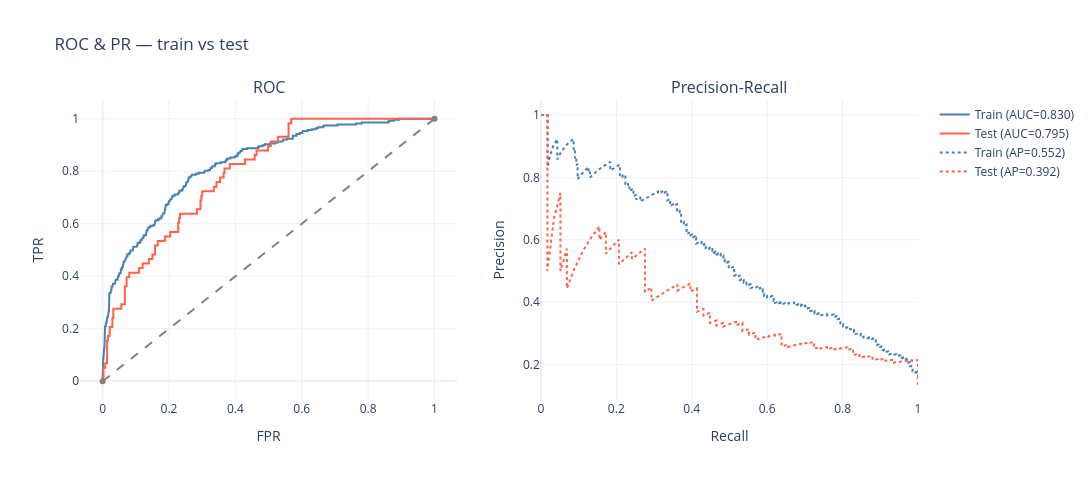

The notebook cell this image was saved under:
### Markdown cell above
## 2. ROC + Precision-Recall (train vs test)

### Code cell
fpr_dv, tpr_dv, _ = roc_curve(y_dev,  probs_dev)
fpr_te, tpr_te, _ = roc_curve(y_test, probs_test)
prec_dv, rec_dv, _ = precision_recall_curve(y_dev,  probs_dev)
prec_te, rec_te, _ = precision_recall_curve(y_test, probs_test)

fig2 = make_subplots(rows=1, cols=2, subplot_titles=('ROC', 'Precision-Recall'))
fig2.add_trace(go.Scatter(x=fpr_dv, y=tpr_dv, name=f'Train (AUC={auroc_dev:.3f})',
                          line=dict(color='steelblue')), row=1, col=1)
fig2.add_trace(go.Scatter(x=fpr_te, y=tpr_te, name=f'Test (AUC={auroc_test:.3f})',
                          line=dict(color='tomato')), row=1, col=1)
fig2.add_trace(go.Scatter(x=[0, 1], y=[0, 1], name='Random',
                          line=dict(dash='dash', color='gray'), showlegend=False), row=1, col=1)
fig2.add_trace(go.Scatter(x=rec_dv, y=prec_dv, name=f'Train (AP={auprc_dev:.3f})',
                          line=dict(color='steelblue', dash='dot')), row=1, col=2)
fig2.add_trace(go.Scatter(x=rec_te, y=prec_te, name=f'Test (AP={auprc_test:.3f})',
                          line=dict(color='tomato', dash='dot')), row=1, col=2)
fig2.update_xaxes(title_text='FPR', row=1, col=1)
fig2.update_yaxes(title_text='TPR', row=1, col=1)
fig2.update_xaxes(title_text='Recall', row=1, col=2)
fig2.update_yaxes(title_text='Precision', row=1, col=2)
fig2.update_layout(template='plotly_white', width=1100, height=480,
                   title='ROC & PR — train vs test')
fig2.show()

### Figure 1 — Plotly figure (JSON) as saved in the notebook; plotly's stock layout.template omitted (floating-point values rounded to 4 significant figures; data arrays with more than 128 entries replaced by an {"elided": "..."} marker saying what was removed)
{"data": [{"line": {"color": "steelblue"}, "name": "Train (AUC=0.830)", "x": {"elided": "338 float values"}, "y": {"elided": "338 float values"}, "type": "scatter", "xaxis": "x", "yaxis": "y"}, {"line": {"color": "tomato"}, "name": "Test (AUC=0.795)", "x": [0.0, 0.0, 0.002681, 0.002681, 0.008043, 0.008043, 0.0134, 0.0134, 0.01609, 0.01609, 0.02145, 0.02145, 0.02949, 0.02949, 0.03217, 0.03217, 0.0563, 0.0563, 0.06702, 0.06702, 0.07239, 0.07239, 0.08043, 0.08043, 0.1099, 0.1099, 0.1206, 0.1206, 0.1394, 0.1394, 0.1501, 0.1501, 0.1582, 0.1582, 0.1662, 0.1662, 0.1877, 0.1877, 0.2038, 0.2038, 0.2279, 0.2279, 0.2306, 0.2306, 0.2332, 0.2332, 0.2842, 0.2842, 0.2949, 0.2949, 0.2976, 0.2976, 0.3003, 0.3003, 0.3351, 0.3351, 0.3432, 0.3432, 0.3539, 0.3539, 0.3646, 0.3646, 0.3673, 0.3673, 0.3834, 0.3834, 0.429, 0.429, 0.4584, 0.4584, 0.4638, 0.4638, 0.4987, 0.4987, 0.5067, 0.5067, 0.5282, 0.5282, 0.5603, 0.5603, 0.5684, 0.5684, 1.0], "y": [0.0, 0.01724, 0.01724, 0.05172, 0.05172, 0.06897, 0.06897, 0.1552, 0.1552, 0.1724, 0.1724, 0.2069, 0.2069, 0.2414, 0.2414, 0.2759, 0.2759, 0.2931, 0.2931, 0.3621, 0.3621, 0.3966, 0.3966, 0.4138, 0.4138, 0.431, 0.431, 0.4483, 0.4483, 0.4655, 0.4655, 0.4828, 0.4828, 0.5172, 0.5172, 0.5345, 0.5345, 0.5517, 0.5517, 0.569, 0.569, 0.6034, 0.6034, 0.6207, 0.6207, 0.6379, 0.6379, 0.6552, 0.6552, 0.6897, 0.6897, 0.7069, 0.7069, 0.7241, 0.7241, 0.7414, 0.7414, 0.7586, 0.7586, 0.7759, 0.7759, 0.7931, 0.7931, 0.8103, 0.8103, 0.8276, 0.8276, 0.8448, 0.8448, 0.8621, 0.8621, 0.8793, 0.8793, 0.8966, 0.8966, 0.9138, 0.9138, 0.931, 0.931, 0.9828, 0.9828, 1.0, 1.0], "type": "scatter", "xaxis": "x", "yaxis": "y"}, {"line": {"color": "gray", "dash": "dash"}, "name": "Random", "showlegend": false, "x": [0, 1], "y": [0, 1], "type": "scatter", "xaxis": "x", "yaxis": "y"}, {"line": {"color": "steelblue", "dash": "dot"}, "name": "Train (AP=0.552)", "x": {"elided": "1748 float values"}, "y": {"elided": "1748 float values"}, "type": "scatter", "xaxis": "x2", "yaxis": "y2"}, {"line": {"color": "tomato", "dash": "dot"}, "name": "Test (AP=0.392)", "x": {"elided": "432 float values"}, "y": {"elided": "432 float values"}, "type": "scatter", "xaxis": "x2", "yaxis": "y2"}], "layout": {"xaxis": {"anchor": "y", "domain": [0.0, 0.45], "title": {"text": "FPR"}}, "yaxis": {"anchor": "x", "domain": [0.0, 1.0], "title": {"text": "TPR"}}, "xaxis2": {"anchor": "y2", "domain": [0.55, 1.0], "title": {"text": "Recall"}}, "yaxis2": {"anchor": "x2", "domain": [0.0, 1.0], "title": {"text": "Precision"}}, "annotations": [{"font": {"size": 16}, "showarrow": false, "text": "ROC", "x": 0.225, "xanchor": "center", "xref": "paper", "y": 1.0, "yanchor": "bottom", "yref": "paper"}, {"font": {"size": 16}, "showarrow": false, "text": "Precision-Recall", "x": 0.775, "xanchor": "center", "xref": "paper", "y": 1.0, "yanchor": "bottom", "yref": "paper"}], "width": 1100, "height": 480, "title": {"text": "ROC & PR — train vs test"}}}
